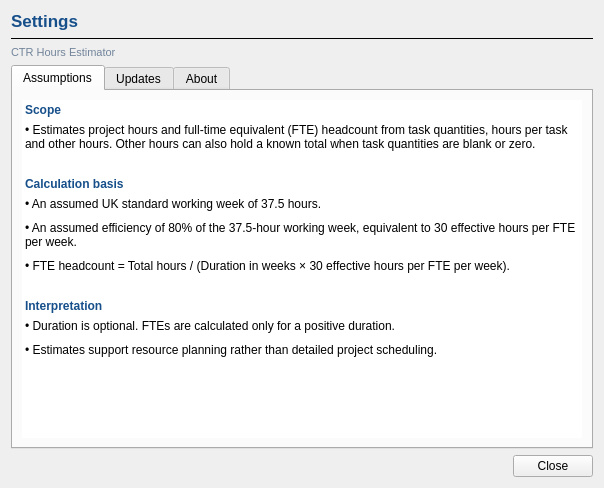
<?xml version='1.0' encoding='utf-8'?>
<ui version="4.0">
 <class>settingsDialog</class>
 <widget class="QDialog" name="settingsDialog">
  <property name="windowTitle">
   <string>Settings | CTR Hours Estimator</string>
  </property>
  <property name="minimumSize">
   <size>
    <width>510</width>
    <height>360</height>
   </size>
  </property>
  <layout class="QVBoxLayout" name="settingsLayout">
   <item>
    <widget class="QLabel" name="heading">
     <property name="text">
      <string>Settings</string>
     </property>
     <property name="styleSheet">
      <string notr="true">font-size: 17px; font-weight: 700; color: #164f8a;</string>
     </property>
    </widget>
   </item>
   <item>
    <widget class="QFrame" name="settings_heading_rule">
     <property name="frameShape">
      <enum>QFrame::Shape::HLine</enum>
     </property>
     <property name="frameShadow">
      <enum>QFrame::Shadow::Plain</enum>
     </property>
    </widget>
   </item>
   <item>
    <widget class="QLabel" name="settings_app_name">
     <property name="text">
      <string>CTR Hours Estimator</string>
     </property>
     <property name="styleSheet">
      <string>color:#71849a; font-size:11px;</string>
     </property>
    </widget>
   </item>
   <item>
    <widget class="QTabWidget" name="settings_tabs">
     <widget class="QWidget" name="assumptions_tab">
      <attribute name="title">
       <string>Assumptions</string>
      </attribute>
      <layout class="QVBoxLayout" name="assumptionsLayout">
       <item>
        <widget class="QScrollArea" name="assumptions_scroll">
         <property name="widgetResizable">
          <bool>true</bool>
         </property>
         <property name="frameShape">
          <enum>QFrame::Shape::NoFrame</enum>
         </property>
         <widget class="QWidget" name="assumptions_content">
          <layout class="QVBoxLayout" name="assumptionsContentLayout">
           <property name="leftMargin">
            <number>3</number>
           </property>
           <property name="rightMargin">
            <number>3</number>
           </property>
           <property name="topMargin">
            <number>3</number>
           </property>
           <property name="bottomMargin">
            <number>3</number>
           </property>
           <item><widget class="QLabel" name="assumptions_heading_0"><property name="text"><string>Scope</string></property><property name="styleSheet"><string>font-weight:600; color:#164f8a;</string></property></widget></item><item><widget class="QLabel" name="assumptions_text_0"><property name="textFormat"><enum>Qt::TextFormat::RichText</enum></property><property name="text"><string>&lt;html&gt;&lt;body&gt;&lt;p style="margin:0 0 10px 0;"&gt;• Estimates project hours and full-time equivalent (FTE) headcount from task quantities, hours per task and other hours. Other hours can also hold a known total when task quantities are blank or zero.&lt;/p&gt;&lt;/body&gt;&lt;/html&gt;</string></property><property name="wordWrap"><bool>true</bool></property></widget></item>
<item><spacer name="assumptionsSectionGap1"><property name="orientation"><enum>Qt::Orientation::Vertical</enum></property><property name="sizeType"><enum>QSizePolicy::Fixed</enum></property><property name="sizeHint" stdset="0"><size><width>20</width><height>20</height></size></property></spacer></item><item><widget class="QLabel" name="assumptions_heading_1"><property name="text"><string>Calculation basis</string></property><property name="styleSheet"><string>font-weight:600; color:#164f8a;</string></property></widget></item><item><widget class="QLabel" name="assumptions_text_1"><property name="textFormat"><enum>Qt::TextFormat::RichText</enum></property><property name="text"><string>&lt;html&gt;&lt;body&gt;&lt;p style="margin:0 0 10px 0;"&gt;• An assumed UK standard working week of 37.5 hours.&lt;/p&gt;&lt;p style="margin:0 0 10px 0;"&gt;• An assumed efficiency of 80% of the 37.5-hour working week, equivalent to 30 effective hours per FTE per week.&lt;/p&gt;&lt;p style="margin:0 0 10px 0;"&gt;• FTE headcount = Total hours / (Duration in weeks × 30 effective hours per FTE per week).&lt;/p&gt;&lt;/body&gt;&lt;/html&gt;</string></property><property name="wordWrap"><bool>true</bool></property></widget></item>
<item><spacer name="assumptionsSectionGap2"><property name="orientation"><enum>Qt::Orientation::Vertical</enum></property><property name="sizeType"><enum>QSizePolicy::Fixed</enum></property><property name="sizeHint" stdset="0"><size><width>20</width><height>20</height></size></property></spacer></item><item><widget class="QLabel" name="assumptions_heading_2"><property name="text"><string>Interpretation</string></property><property name="styleSheet"><string>font-weight:600; color:#164f8a;</string></property></widget></item><item><widget class="QLabel" name="assumptions_text_2"><property name="textFormat"><enum>Qt::TextFormat::RichText</enum></property><property name="text"><string>&lt;html&gt;&lt;body&gt;&lt;p style="margin:0 0 10px 0;"&gt;• Duration is optional. FTEs are calculated only for a positive duration.&lt;/p&gt;&lt;p style="margin:0 0 10px 0;"&gt;• Estimates support resource planning rather than detailed project scheduling.&lt;/p&gt;&lt;/body&gt;&lt;/html&gt;</string></property><property name="wordWrap"><bool>true</bool></property></widget></item>
           <item>
            <spacer name="assumptions_inner_spacer">
             <property name="orientation">
              <enum>Qt::Orientation::Vertical</enum>
             </property>
             <property name="sizeType">
              <enum>QSizePolicy::Expanding</enum>
             </property>
             <property name="sizeHint" stdset="0">
              <size>
               <width>20</width>
               <height>0</height>
              </size>
             </property>
            </spacer>
           </item>
          </layout>
          <property name="styleSheet">
           <string>QWidget#assumptions_content { background: white; }</string>
          </property>
         </widget>
         <property name="styleSheet">
          <string>QScrollArea#assumptions_scroll { background: white; border: none; } QScrollArea#assumptions_scroll &gt; QWidget &gt; QWidget { background: white; }</string>
         </property>
        </widget>
       </item>
      </layout>
     </widget>
     <widget class="QWidget" name="updates_tab">
      <attribute name="title"><string>Updates</string></attribute>
      <layout class="QVBoxLayout" name="updatesLayout">
       <item><widget class="QLabel" name="current_version"><property name="text"><string>Current version: v2.0.4</string></property></widget></item>
       <item><spacer name="updates_version_to_checkbox_gap"><property name="orientation"><enum>Qt::Orientation::Vertical</enum></property><property name="sizeType"><enum>QSizePolicy::Fixed</enum></property><property name="sizeHint" stdset="0"><size><width>20</width><height>12</height></size></property></spacer></item><item><widget class="QCheckBox" name="check_on_launch"><property name="text"><string>Automatically check for updates on launch</string></property></widget></item>
       <item><spacer name="updates_checkbox_to_information_gap"><property name="orientation"><enum>Qt::Orientation::Vertical</enum></property><property name="sizeType"><enum>QSizePolicy::Fixed</enum></property><property name="sizeHint" stdset="0"><size><width>20</width><height>12</height></size></property></spacer></item><item><widget class="QLabel" name="update_information"><property name="text"><string>Checks stable GitHub Releases in the background. Updates are not downloaded or installed automatically; the application remains portable.</string></property><property name="wordWrap"><bool>true</bool></property></widget></item>
       <item><spacer name="updates_information_to_status_gap"><property name="orientation"><enum>Qt::Orientation::Vertical</enum></property><property name="sizeType"><enum>QSizePolicy::Fixed</enum></property><property name="sizeHint" stdset="0"><size><width>20</width><height>8</height></size></property></spacer></item><item><widget class="QLabel" name="update_status"><property name="text"><string>Not checked yet</string></property><property name="wordWrap"><bool>true</bool></property></widget></item>
       <item><spacer name="updates_status_to_buttons_gap"><property name="orientation"><enum>Qt::Orientation::Vertical</enum></property><property name="sizeType"><enum>QSizePolicy::Fixed</enum></property><property name="sizeHint" stdset="0"><size><width>20</width><height>14</height></size></property></spacer></item><item><layout class="QHBoxLayout" name="updateButtonLayout">
        <item><widget class="QPushButton" name="check_now_button"><property name="text"><string>Check for updates</string></property></widget></item>
        <item><widget class="QPushButton" name="open_release_button"><property name="text"><string>Download update</string></property><property name="enabled"><bool>false</bool></property></widget></item>
        <item><spacer name="updateButtonSpacer"><property name="orientation"><enum>Qt::Orientation::Horizontal</enum></property><property name="sizeHint" stdset="0"><size><width>20</width><height>0</height></size></property></spacer></item>
       </layout></item>
       <item><spacer name="updatesSpacer"><property name="orientation"><enum>Qt::Orientation::Vertical</enum></property><property name="sizeHint" stdset="0"><size><width>20</width><height>40</height></size></property></spacer></item>
      </layout>
     </widget>
     <widget class="QWidget" name="about_tab">
      <attribute name="title">
       <string>About</string>
      </attribute>
      <layout class="QVBoxLayout" name="aboutLayout">
       <item>
        <widget class="QLabel" name="about_text">
         <property name="text">
          <string>ZeroFlagLabs CTR Hours Estimator  ·  v2.0.4

Engineering project hours and full-time equivalent (FTE) estimation utility.

Portable Windows application.

Original application code: MIT Licence.
PySide6/Qt and other third-party components retain their own licences. Any third-party reference datasets retain their respective rights and licences.</string>
         </property>
         <property name="wordWrap">
          <bool>true</bool>
         </property>
        </widget>
       </item>
       <item><spacer name="about_github_section_gap"><property name="orientation"><enum>Qt::Orientation::Vertical</enum></property><property name="sizeType"><enum>QSizePolicy::Fixed</enum></property><property name="sizeHint" stdset="0"><size><width>20</width><height>16</height></size></property></spacer></item><item><widget class="QLabel" name="github_link"><property name="text"><string>Project on GitHub</string></property></widget></item>
       <item>
        <spacer name="aboutSpacer">
         <property name="orientation">
          <enum>Qt::Orientation::Vertical</enum>
         </property>
         <property name="sizeHint" stdset="0">
          <size>
           <width>20</width>
           <height>40</height>
          </size>
         </property>
        </spacer>
       </item>
      </layout>
     </widget>
    </widget>
   </item>
   <item>
    <widget class="QDialogButtonBox" name="buttons">
     <property name="standardButtons">
      <set>QDialogButtonBox::StandardButton::Close</set>
     </property>
    </widget>
   </item>
  </layout>
 </widget>
 <resources />
 <connections />
</ui>
